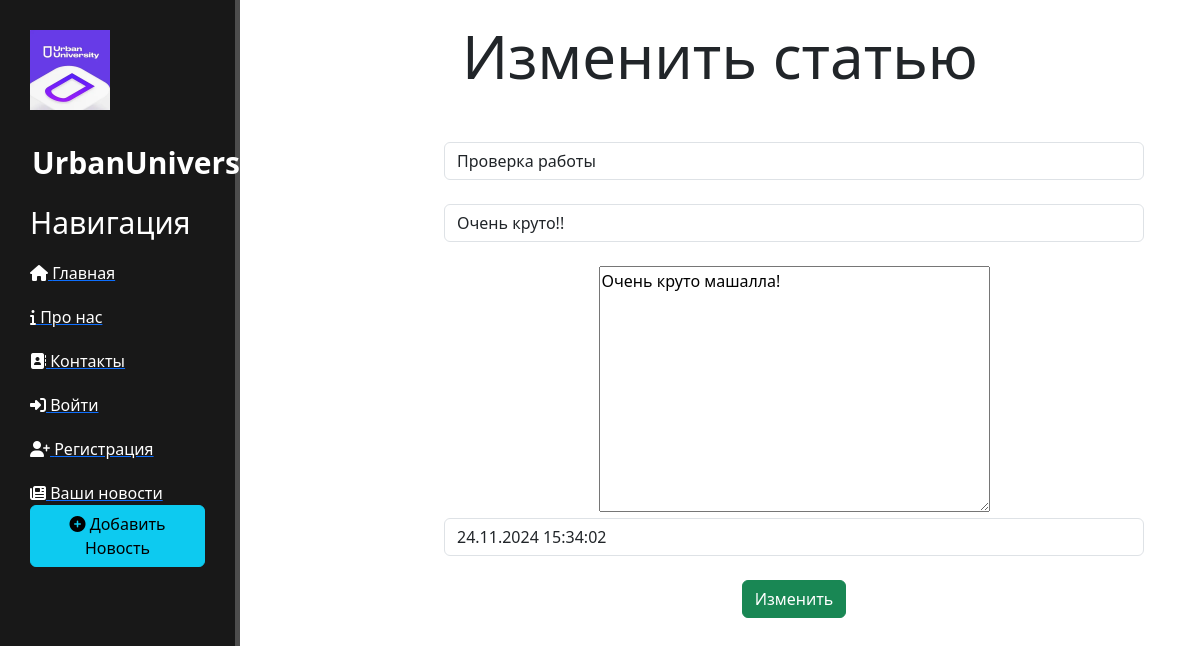
The page /news/1/update on the database as committed earlier.
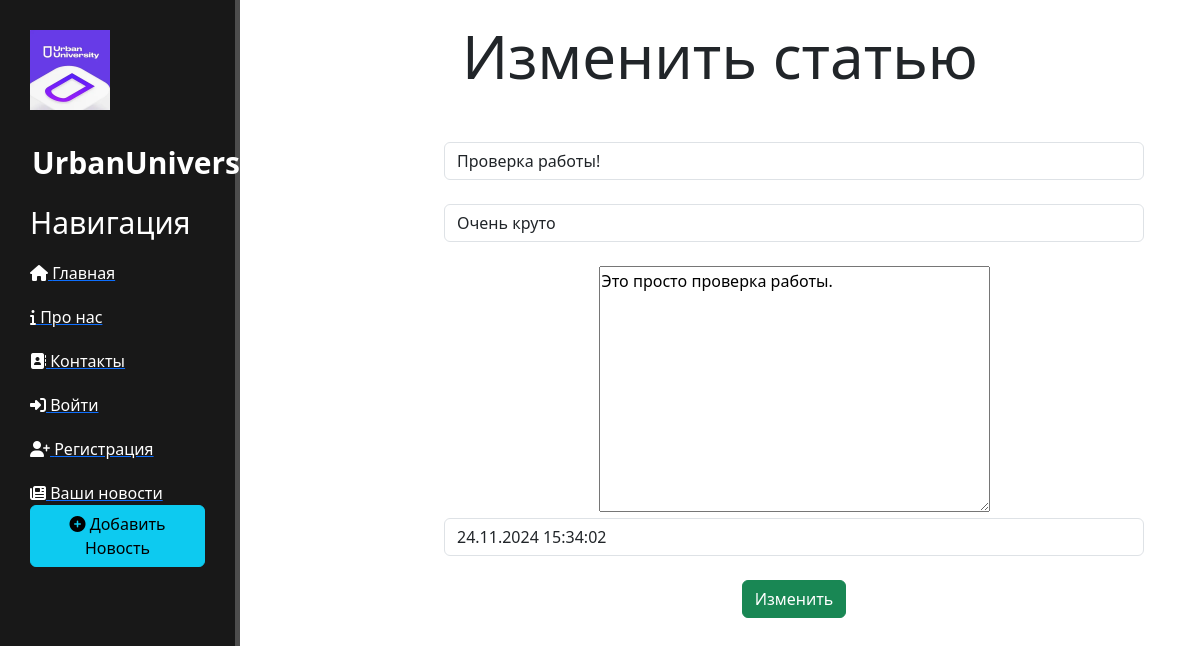
The same page on the database as committed later.
### news/models.py (models this page shows, shortened)
class Articles(models.Model):
    title = models.CharField('Название', max_length=50)
    anons = models.CharField('Анонс', max_length=250)
    full_text = models.TextField('Статья')
    date = models.DateTimeField('Дата публикации')
    class Meta:
        verbose_name = 'Новость'
        verbose_name_plural = 'Новости'

### news/views.py (the view)
# urls.py: path('<int:pk>/update', views.NewsUpdateView.as_view(), name='news-update')
class NewsUpdateView(UpdateView):
    model = Articles
    template_name = 'update.html'
    form_class = ArticlesForm

### news/forms.py
class ArticlesForm(ModelForm):
    class Meta:
        model = Articles
        fields = ['title', 'anons', 'full_text', 'date']
        widgets = {
            'title': TextInput(attrs={
                'class': 'form-control',
                'placeholder': 'Название статьи'
            }),
            'anons': TextInput(attrs={
                'class': 'form-control',
                'placeholder': 'Анонс статьи'
            }),
            'date': DateTimeInput(attrs={
                'class': 'form-control',
                'placeholder': 'Дата публикации'
            }),
            'full_text': Textarea(attrs={
                'class': 'form-controll',
                'placeholder': 'Текст статьи'
            })
        }

### templates/update.html (shortened to what this page needs)
{% extends 'base.html' %}
{% block content %}
    <div class="features">
        <h1>Изменить статью</h1>
        <form method="post">
            {{ form.title }}<br>
            {{ form.anons }}<br>
            {{ form.full_text }}<br>
            {{ form.date }}<br>
            <button class="btn btn-success" type="submit">Изменить</button>
        </form>
    </div>
{% endblock %}

Rows that differ between the two databases and show on the page:
changed Articles: title "Проверка работы" → "Проверка работы!"; anons "Очень круто!!" → "Очень круто"; full_text "Очень круто машалла!" → "Это просто проверка работы."
